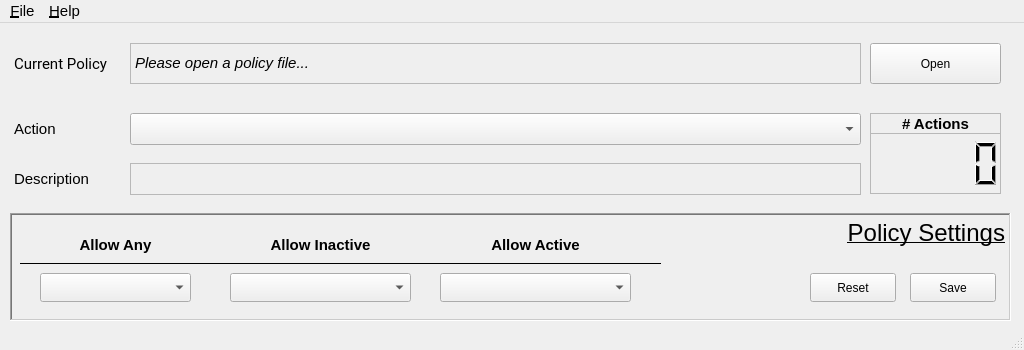
<?xml version="1.0" encoding="UTF-8"?>
<ui version="4.0">
 <author>Kevin Cave, Raffael Zica</author>
 <class>PolkitExplorer</class>
 <widget class="QMainWindow" name="PolkitExplorer">
  <property name="windowModality">
   <enum>Qt::ApplicationModal</enum>
  </property>
  <property name="geometry">
   <rect>
    <x>0</x>
    <y>0</y>
    <width>1024</width>
    <height>350</height>
   </rect>
  </property>
  <property name="sizePolicy">
   <sizepolicy hsizetype="Expanding" vsizetype="Expanding">
    <horstretch>1</horstretch>
    <verstretch>1</verstretch>
   </sizepolicy>
  </property>
  <property name="minimumSize">
   <size>
    <width>1024</width>
    <height>350</height>
   </size>
  </property>
  <property name="maximumSize">
   <size>
    <width>1920</width>
    <height>1080</height>
   </size>
  </property>
  <property name="sizeIncrement">
   <size>
    <width>32</width>
    <height>32</height>
   </size>
  </property>
  <property name="baseSize">
   <size>
    <width>1024</width>
    <height>350</height>
   </size>
  </property>
  <property name="windowTitle">
   <string>Polkit Admin</string>
  </property>
  <property name="statusTip">
   <string/>
  </property>
  <property name="tabShape">
   <enum>QTabWidget::Rounded</enum>
  </property>
  <widget class="QWidget" name="centralwidget">
   <widget class="QLabel" name="polkitActionDescription">
    <property name="geometry">
     <rect>
      <x>130</x>
      <y>140</y>
      <width>731</width>
      <height>32</height>
     </rect>
    </property>
    <property name="font">
     <font>
      <pointsize>11</pointsize>
      <weight>50</weight>
      <bold>false</bold>
     </font>
    </property>
    <property name="toolTip">
     <string>&lt;html&gt;&lt;head/&gt;&lt;body&gt;&lt;p&gt;The Description of the Action as entered in the Policy file loaded. If no description is found this will tell you that fact.&lt;/p&gt;&lt;/body&gt;&lt;/html&gt;</string>
    </property>
    <property name="autoFillBackground">
     <bool>true</bool>
    </property>
    <property name="frameShape">
     <enum>QFrame::StyledPanel</enum>
    </property>
    <property name="text">
     <string/>
    </property>
    <property name="textFormat">
     <enum>Qt::PlainText</enum>
    </property>
    <property name="scaledContents">
     <bool>true</bool>
    </property>
    <property name="textInteractionFlags">
     <set>Qt::TextSelectableByKeyboard|Qt::TextSelectableByMouse</set>
    </property>
   </widget>
   <widget class="QFrame" name="frame">
    <property name="geometry">
     <rect>
      <x>20</x>
      <y>190</y>
      <width>641</width>
      <height>101</height>
     </rect>
    </property>
    <property name="sizePolicy">
     <sizepolicy hsizetype="Preferred" vsizetype="Preferred">
      <horstretch>1</horstretch>
      <verstretch>1</verstretch>
     </sizepolicy>
    </property>
    <property name="frameShape">
     <enum>QFrame::HLine</enum>
    </property>
    <property name="frameShadow">
     <enum>QFrame::Plain</enum>
    </property>
    <property name="lineWidth">
     <number>1</number>
    </property>
    <property name="midLineWidth">
     <number>0</number>
    </property>
    <widget class="QLabel" name="currentallowanylabel">
     <property name="geometry">
      <rect>
       <x>30</x>
       <y>20</y>
       <width>131</width>
       <height>21</height>
      </rect>
     </property>
     <property name="font">
      <font>
       <pointsize>11</pointsize>
       <weight>75</weight>
       <bold>true</bold>
      </font>
     </property>
     <property name="toolTip">
      <string>&lt;html&gt;&lt;head/&gt;&lt;body&gt;&lt;p&gt;If set to &amp;quot;yes&amp;quot; will give any user permission to perform the action as described in the Description above. &lt;/p&gt;&lt;/body&gt;&lt;/html&gt;</string>
     </property>
     <property name="frameShape">
      <enum>QFrame::NoFrame</enum>
     </property>
     <property name="frameShadow">
      <enum>QFrame::Raised</enum>
     </property>
     <property name="text">
      <string>Allow Any</string>
     </property>
     <property name="alignment">
      <set>Qt::AlignBottom|Qt::AlignHCenter</set>
     </property>
    </widget>
    <widget class="QLabel" name="currentallowanylabel_2">
     <property name="geometry">
      <rect>
       <x>220</x>
       <y>20</y>
       <width>161</width>
       <height>21</height>
      </rect>
     </property>
     <property name="font">
      <font>
       <pointsize>11</pointsize>
       <weight>75</weight>
       <bold>true</bold>
      </font>
     </property>
     <property name="toolTip">
      <string>&lt;html&gt;&lt;head/&gt;&lt;body&gt;&lt;p&gt;&amp;quot;Inactive&amp;quot; users are ones who are not directly logged into the system's console. This includes anyone who is logged in remotely, whether it be via ssh, telnet, or even RDP.&lt;/p&gt;&lt;/body&gt;&lt;/html&gt;</string>
     </property>
     <property name="frameShape">
      <enum>QFrame::NoFrame</enum>
     </property>
     <property name="frameShadow">
      <enum>QFrame::Raised</enum>
     </property>
     <property name="text">
      <string>Allow Inactive</string>
     </property>
     <property name="alignment">
      <set>Qt::AlignBottom|Qt::AlignHCenter</set>
     </property>
    </widget>
    <widget class="QLabel" name="currentallowanylabel_3">
     <property name="geometry">
      <rect>
       <x>440</x>
       <y>20</y>
       <width>151</width>
       <height>21</height>
      </rect>
     </property>
     <property name="font">
      <font>
       <pointsize>11</pointsize>
       <weight>75</weight>
       <bold>true</bold>
      </font>
     </property>
     <property name="toolTip">
      <string>&lt;html&gt;&lt;head/&gt;&lt;body&gt;&lt;p&gt;&amp;quot;Active&amp;quot; users are ones who are directly logged into a system's console, via a locally connected terminal. Users directly logged into a GUI at the system console, for example.&lt;/p&gt;&lt;/body&gt;&lt;/html&gt;</string>
     </property>
     <property name="frameShape">
      <enum>QFrame::NoFrame</enum>
     </property>
     <property name="frameShadow">
      <enum>QFrame::Plain</enum>
     </property>
     <property name="lineWidth">
      <number>1</number>
     </property>
     <property name="midLineWidth">
      <number>0</number>
     </property>
     <property name="text">
      <string>Allow Active</string>
     </property>
     <property name="alignment">
      <set>Qt::AlignBottom|Qt::AlignHCenter</set>
     </property>
    </widget>
    <widget class="QComboBox" name="allowAnyEdit">
     <property name="geometry">
      <rect>
       <x>20</x>
       <y>60</y>
       <width>151</width>
       <height>29</height>
      </rect>
     </property>
     <property name="editable">
      <bool>false</bool>
     </property>
     <property name="currentIndex">
      <number>-1</number>
     </property>
    </widget>
    <widget class="QComboBox" name="allowInactiveEdit">
     <property name="geometry">
      <rect>
       <x>210</x>
       <y>60</y>
       <width>181</width>
       <height>29</height>
      </rect>
     </property>
     <property name="editable">
      <bool>false</bool>
     </property>
     <property name="maxVisibleItems">
      <number>10</number>
     </property>
     <property name="modelColumn">
      <number>0</number>
     </property>
    </widget>
    <widget class="QComboBox" name="allowActiveEdit">
     <property name="geometry">
      <rect>
       <x>420</x>
       <y>60</y>
       <width>191</width>
       <height>29</height>
      </rect>
     </property>
     <property name="editable">
      <bool>false</bool>
     </property>
     <property name="currentIndex">
      <number>-1</number>
     </property>
     <property name="minimumContentsLength">
      <number>0</number>
     </property>
     <property name="modelColumn">
      <number>0</number>
     </property>
    </widget>
   </widget>
   <widget class="QLabel" name="label_3">
    <property name="geometry">
     <rect>
      <x>10</x>
      <y>140</y>
      <width>121</width>
      <height>31</height>
     </rect>
    </property>
    <property name="font">
     <font>
      <pointsize>11</pointsize>
      <weight>50</weight>
      <bold>false</bold>
     </font>
    </property>
    <property name="frameShape">
     <enum>QFrame::NoFrame</enum>
    </property>
    <property name="frameShadow">
     <enum>QFrame::Plain</enum>
    </property>
    <property name="text">
     <string>Description</string>
    </property>
    <property name="indent">
     <number>4</number>
    </property>
   </widget>
   <widget class="QLabel" name="label">
    <property name="geometry">
     <rect>
      <x>10</x>
      <y>10</y>
      <width>1001</width>
      <height>61</height>
     </rect>
    </property>
    <property name="font">
     <font>
      <family>Roboto</family>
      <pointsize>11</pointsize>
      <weight>50</weight>
      <bold>false</bold>
     </font>
    </property>
    <property name="frameShape">
     <enum>QFrame::NoFrame</enum>
    </property>
    <property name="frameShadow">
     <enum>QFrame::Plain</enum>
    </property>
    <property name="text">
     <string>Current Policy</string>
    </property>
    <property name="alignment">
     <set>Qt::AlignLeading|Qt::AlignLeft|Qt::AlignVCenter</set>
    </property>
    <property name="indent">
     <number>4</number>
    </property>
   </widget>
   <widget class="QLabel" name="policyKitFileName">
    <property name="geometry">
     <rect>
      <x>130</x>
      <y>20</y>
      <width>731</width>
      <height>41</height>
     </rect>
    </property>
    <property name="font">
     <font>
      <pointsize>11</pointsize>
      <weight>50</weight>
      <italic>true</italic>
      <bold>false</bold>
     </font>
    </property>
    <property name="toolTip">
     <string>&lt;html&gt;&lt;head/&gt;&lt;body&gt;&lt;p&gt;The full pathname of the currently opened Polkit policy file.&lt;/p&gt;&lt;/body&gt;&lt;/html&gt;</string>
    </property>
    <property name="autoFillBackground">
     <bool>true</bool>
    </property>
    <property name="styleSheet">
     <string notr="true"/>
    </property>
    <property name="frameShape">
     <enum>QFrame::StyledPanel</enum>
    </property>
    <property name="frameShadow">
     <enum>QFrame::Plain</enum>
    </property>
    <property name="lineWidth">
     <number>2</number>
    </property>
    <property name="text">
     <string>Please open a policy file...</string>
    </property>
    <property name="alignment">
     <set>Qt::AlignLeading|Qt::AlignLeft|Qt::AlignVCenter</set>
    </property>
    <property name="textInteractionFlags">
     <set>Qt::LinksAccessibleByMouse|Qt::TextSelectableByMouse</set>
    </property>
   </widget>
   <widget class="QComboBox" name="actionComboBox">
    <property name="geometry">
     <rect>
      <x>130</x>
      <y>90</y>
      <width>731</width>
      <height>32</height>
     </rect>
    </property>
    <property name="font">
     <font>
      <pointsize>11</pointsize>
      <weight>50</weight>
      <bold>false</bold>
     </font>
    </property>
    <property name="toolTip">
     <string>&lt;html&gt;&lt;head/&gt;&lt;body&gt;&lt;p&gt;&lt;span style=&quot; font-weight:600;&quot;&gt;Drop-down list of all the actions within the policy file. Clicking on this will display the drop-down list, or you can use your scrollwheel to browse through them, too.&lt;/span&gt;&lt;/p&gt;&lt;/body&gt;&lt;/html&gt;</string>
    </property>
   </widget>
   <widget class="QLabel" name="polkitActionNameLabel_2">
    <property name="enabled">
     <bool>true</bool>
    </property>
    <property name="geometry">
     <rect>
      <x>10</x>
      <y>190</y>
      <width>1001</width>
      <height>108</height>
     </rect>
    </property>
    <property name="sizePolicy">
     <sizepolicy hsizetype="Preferred" vsizetype="Preferred">
      <horstretch>1</horstretch>
      <verstretch>1</verstretch>
     </sizepolicy>
    </property>
    <property name="sizeIncrement">
     <size>
      <width>32</width>
      <height>32</height>
     </size>
    </property>
    <property name="font">
     <font>
      <pointsize>18</pointsize>
      <weight>50</weight>
      <bold>false</bold>
      <underline>true</underline>
     </font>
    </property>
    <property name="layoutDirection">
     <enum>Qt::LeftToRight</enum>
    </property>
    <property name="frameShape">
     <enum>QFrame::WinPanel</enum>
    </property>
    <property name="frameShadow">
     <enum>QFrame::Sunken</enum>
    </property>
    <property name="midLineWidth">
     <number>0</number>
    </property>
    <property name="text">
     <string>Policy Settings</string>
    </property>
    <property name="scaledContents">
     <bool>false</bool>
    </property>
    <property name="alignment">
     <set>Qt::AlignRight|Qt::AlignTop|Qt::AlignTrailing</set>
    </property>
    <property name="margin">
     <number>4</number>
    </property>
    <property name="indent">
     <number>4</number>
    </property>
   </widget>
   <widget class="QLCDNumber" name="actionsCounterDisplay">
    <property name="geometry">
     <rect>
      <x>870</x>
      <y>110</y>
      <width>131</width>
      <height>61</height>
     </rect>
    </property>
    <property name="toolTip">
     <string>&lt;html&gt;&lt;head/&gt;&lt;body&gt;&lt;p&gt;&lt;span style=&quot; font-size:12pt; font-weight:600;&quot;&gt;Displays the number of Actions within a Polkit policy file.&lt;/span&gt;&lt;/p&gt;&lt;/body&gt;&lt;/html&gt;</string>
    </property>
    <property name="frameShape">
     <enum>QFrame::StyledPanel</enum>
    </property>
    <property name="frameShadow">
     <enum>QFrame::Sunken</enum>
    </property>
   </widget>
   <widget class="QLabel" name="label_2">
    <property name="geometry">
     <rect>
      <x>870</x>
      <y>90</y>
      <width>131</width>
      <height>21</height>
     </rect>
    </property>
    <property name="font">
     <font>
      <pointsize>11</pointsize>
      <weight>75</weight>
      <bold>true</bold>
     </font>
    </property>
    <property name="frameShape">
     <enum>QFrame::StyledPanel</enum>
    </property>
    <property name="frameShadow">
     <enum>QFrame::Raised</enum>
    </property>
    <property name="text">
     <string># Actions</string>
    </property>
    <property name="alignment">
     <set>Qt::AlignCenter</set>
    </property>
   </widget>
   <widget class="QPushButton" name="saveBnt">
    <property name="geometry">
     <rect>
      <x>910</x>
      <y>250</y>
      <width>86</width>
      <height>29</height>
     </rect>
    </property>
    <property name="text">
     <string>Save</string>
    </property>
   </widget>
   <widget class="QPushButton" name="cancelBnt">
    <property name="geometry">
     <rect>
      <x>810</x>
      <y>250</y>
      <width>86</width>
      <height>29</height>
     </rect>
    </property>
    <property name="text">
     <string>Reset</string>
    </property>
   </widget>
   <widget class="QLabel" name="label_4">
    <property name="geometry">
     <rect>
      <x>10</x>
      <y>90</y>
      <width>121</width>
      <height>31</height>
     </rect>
    </property>
    <property name="font">
     <font>
      <pointsize>11</pointsize>
      <weight>50</weight>
      <bold>false</bold>
     </font>
    </property>
    <property name="frameShape">
     <enum>QFrame::NoFrame</enum>
    </property>
    <property name="frameShadow">
     <enum>QFrame::Plain</enum>
    </property>
    <property name="text">
     <string>Action</string>
    </property>
    <property name="alignment">
     <set>Qt::AlignLeading|Qt::AlignLeft|Qt::AlignVCenter</set>
    </property>
    <property name="indent">
     <number>4</number>
    </property>
   </widget>
   <widget class="QPushButton" name="openBnt">
    <property name="geometry">
     <rect>
      <x>870</x>
      <y>20</y>
      <width>131</width>
      <height>41</height>
     </rect>
    </property>
    <property name="text">
     <string>Open</string>
    </property>
   </widget>
   <zorder>polkitActionNameLabel_2</zorder>
   <zorder>frame</zorder>
   <zorder>label_3</zorder>
   <zorder>label</zorder>
   <zorder>label_2</zorder>
   <zorder>policyKitFileName</zorder>
   <zorder>actionsCounterDisplay</zorder>
   <zorder>actionComboBox</zorder>
   <zorder>polkitActionDescription</zorder>
   <zorder>saveBnt</zorder>
   <zorder>cancelBnt</zorder>
   <zorder>label_4</zorder>
   <zorder>openBnt</zorder>
  </widget>
  <widget class="QMenuBar" name="menubar">
   <property name="geometry">
    <rect>
     <x>0</x>
     <y>0</y>
     <width>1024</width>
     <height>26</height>
    </rect>
   </property>
   <property name="font">
    <font>
     <pointsize>11</pointsize>
     <weight>50</weight>
     <bold>false</bold>
    </font>
   </property>
   <widget class="QMenu" name="menuFile">
    <property name="font">
     <font>
      <pointsize>11</pointsize>
      <weight>50</weight>
      <bold>false</bold>
     </font>
    </property>
    <property name="title">
     <string>&amp;File</string>
    </property>
    <addaction name="actionOpen"/>
    <addaction name="separator"/>
    <addaction name="actionQuit"/>
   </widget>
   <widget class="QMenu" name="menuHelp">
    <property name="font">
     <font>
      <pointsize>11</pointsize>
      <weight>50</weight>
      <bold>false</bold>
     </font>
    </property>
    <property name="title">
     <string>&amp;Help</string>
    </property>
    <addaction name="separator"/>
    <addaction name="actionAbout"/>
    <addaction name="separator"/>
    <addaction name="actionShow_Glossary"/>
   </widget>
   <addaction name="menuFile"/>
   <addaction name="menuHelp"/>
  </widget>
  <widget class="QStatusBar" name="statusbar"/>
  <action name="actionOpen">
   <property name="text">
    <string>&amp;Open</string>
   </property>
   <property name="font">
    <font>
     <pointsize>11</pointsize>
     <weight>50</weight>
     <bold>false</bold>
    </font>
   </property>
  </action>
  <action name="actionAbout">
   <property name="text">
    <string>&amp;About</string>
   </property>
   <property name="font">
    <font>
     <pointsize>11</pointsize>
     <weight>50</weight>
     <bold>false</bold>
    </font>
   </property>
  </action>
  <action name="actionQuit">
   <property name="text">
    <string>&amp;Quit</string>
   </property>
  </action>
  <action name="actionShow_Glossary">
   <property name="text">
    <string>&amp;Show Glossary</string>
   </property>
  </action>
 </widget>
 <resources/>
 <connections>
  <connection>
   <sender>actionComboBox</sender>
   <signal>currentIndexChanged(int)</signal>
   <receiver>PolkitExplorer</receiver>
   <slot>actionComboBoxChanged()</slot>
   <hints>
    <hint type="sourcelabel">
     <x>333</x>
     <y>273</y>
    </hint>
    <hint type="destinationlabel">
     <x>794</x>
     <y>201</y>
    </hint>
   </hints>
  </connection>
  <connection>
   <sender>actionOpen</sender>
   <signal>triggered()</signal>
   <receiver>PolkitExplorer</receiver>
   <slot>fileOpen()</slot>
   <hints>
    <hint type="sourcelabel">
     <x>-1</x>
     <y>-1</y>
    </hint>
    <hint type="destinationlabel">
     <x>452</x>
     <y>307</y>
    </hint>
   </hints>
  </connection>
  <connection>
   <sender>actionQuit</sender>
   <signal>triggered()</signal>
   <receiver>PolkitExplorer</receiver>
   <slot>fileQuit()</slot>
   <hints>
    <hint type="sourcelabel">
     <x>-1</x>
     <y>-1</y>
    </hint>
    <hint type="destinationlabel">
     <x>452</x>
     <y>307</y>
    </hint>
   </hints>
  </connection>
  <connection>
   <sender>actionAbout</sender>
   <signal>triggered()</signal>
   <receiver>PolkitExplorer</receiver>
   <slot>fileAbout()</slot>
   <hints>
    <hint type="sourcelabel">
     <x>-1</x>
     <y>-1</y>
    </hint>
    <hint type="destinationlabel">
     <x>454</x>
     <y>298</y>
    </hint>
   </hints>
  </connection>
  <connection>
   <sender>actionShow_Glossary</sender>
   <signal>triggered()</signal>
   <receiver>PolkitExplorer</receiver>
   <slot>helpGlossary()</slot>
   <hints>
    <hint type="sourcelabel">
     <x>-1</x>
     <y>-1</y>
    </hint>
    <hint type="destinationlabel">
     <x>454</x>
     <y>264</y>
    </hint>
   </hints>
  </connection>
  <connection>
   <sender>allowActiveEdit</sender>
   <signal>activated(int)</signal>
   <receiver>PolkitExplorer</receiver>
   <slot>onPolicyChanged()</slot>
   <hints>
    <hint type="sourcelabel">
     <x>675</x>
     <y>461</y>
    </hint>
    <hint type="destinationlabel">
     <x>454</x>
     <y>347</y>
    </hint>
   </hints>
  </connection>
  <connection>
   <sender>allowInactiveEdit</sender>
   <signal>activated(int)</signal>
   <receiver>PolkitExplorer</receiver>
   <slot>onPolicyChanged()</slot>
   <hints>
    <hint type="sourcelabel">
     <x>460</x>
     <y>461</y>
    </hint>
    <hint type="destinationlabel">
     <x>454</x>
     <y>347</y>
    </hint>
   </hints>
  </connection>
  <connection>
   <sender>allowAnyEdit</sender>
   <signal>activated(int)</signal>
   <receiver>PolkitExplorer</receiver>
   <slot>onPolicyChanged()</slot>
   <hints>
    <hint type="sourcelabel">
     <x>255</x>
     <y>461</y>
    </hint>
    <hint type="destinationlabel">
     <x>454</x>
     <y>347</y>
    </hint>
   </hints>
  </connection>
  <connection>
   <sender>openBnt</sender>
   <signal>clicked()</signal>
   <receiver>PolkitExplorer</receiver>
   <slot>fileOpen()</slot>
   <hints>
    <hint type="sourcelabel">
     <x>935</x>
     <y>66</y>
    </hint>
    <hint type="destinationlabel">
     <x>511</x>
     <y>174</y>
    </hint>
   </hints>
  </connection>
 </connections>
 <slots>
  <slot>actionComboBoxChanged()</slot>
  <slot>fileOpen()</slot>
  <slot>fileQuit()</slot>
  <slot>fileAbout()</slot>
  <slot>helpGlossary()</slot>
  <slot>onPolicyChanged()</slot>
 </slots>
</ui>
